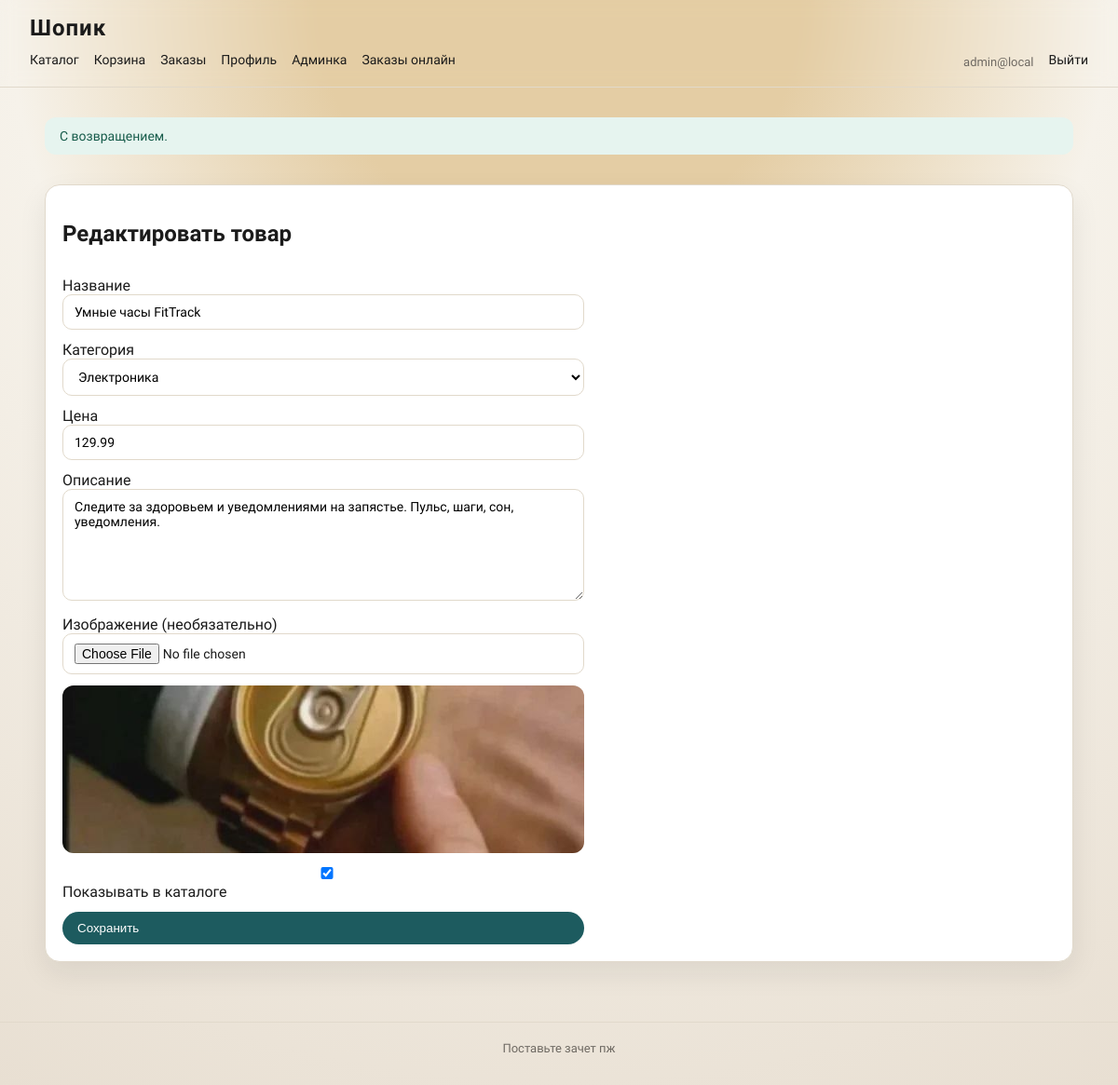
The app's page /admin/product_edit.php?id=13 (signed in) with its own data.
### tables this page shows
CREATE TABLE users (
            id INTEGER PRIMARY KEY AUTOINCREMENT,
            email TEXT NOT NULL UNIQUE,
            password_hash TEXT NOT NULL,
            role TEXT NOT NULL DEFAULT "user",
            created_at TEXT NOT NULL DEFAULT CURRENT_TIMESTAMP
        );

CREATE TABLE products (
            id INTEGER PRIMARY KEY AUTOINCREMENT,
            category_id INTEGER NULL,
            name TEXT NOT NULL,
            description TEXT NOT NULL,
            price REAL NOT NULL,
            image_path TEXT NULL,
            is_active INTEGER NOT NULL DEFAULT 1,
            FOREIGN KEY (category_id) REFERENCES categories(id) ON DELETE SET NULL
        );

CREATE TABLE categories (
            id INTEGER PRIMARY KEY AUTOINCREMENT,
            name TEXT NOT NULL
        );

### db.php (called while the page is built, shortened)
<?php
function db(): PDO
{
    static $pdo = null;
    if ($pdo instanceof PDO) {
        return $pdo;
    }
    $dbPath = __DIR__ . '/data/shop.sqlite';
    $pdo = new PDO('sqlite:' . $dbPath);
    $pdo->setAttribute(PDO::ATTR_ERRMODE, PDO::ERRMODE_EXCEPTION);
    $pdo->exec('PRAGMA foreign_keys = ON');
    init_db($pdo);
    return $pdo;
}
function init_db(PDO $pdo): void
{
    $pdo->exec(
        'CREATE TABLE IF NOT EXISTS users (
            id INTEGER PRIMARY KEY AUTOINCREMENT,
            email TEXT NOT NULL UNIQUE,
            password_hash TEXT NOT NULL,
            role TEXT NOT NULL DEFAULT "user",
            created_at TEXT NOT NULL DEFAULT CURRENT_TIMESTAMP
        )'
    );
    $pdo->exec(
        'CREATE TABLE IF NOT EXISTS categories (
            id INTEGER PRIMARY KEY AUTOINCREMENT,
            name TEXT NOT NULL
        )'
    );
    $pdo->exec(
        'CREATE TABLE IF NOT EXISTS products (
            id INTEGER PRIMARY KEY AUTOINCREMENT,
            category_id INTEGER NULL,
            name TEXT NOT NULL,
            description TEXT NOT NULL,
            price REAL NOT NULL,
            image_path TEXT NULL,
            is_active INTEGER NOT NULL DEFAULT 1,
            FOREIGN KEY (category_id) REFERENCES categories(id) ON DELETE SET NULL
        )'
    );
    $pdo->exec(
        'CREATE TABLE IF NOT EXISTS cart_items (
            id INTEGER PRIMARY KEY AUTOINCREMENT,
            user_id INTEGER NOT NULL,
            product_id INTEGER NOT NULL,
            qty INTEGER NOT NULL DEFAULT 1,
            UNIQUE(user_id, product_id),
            FOREIGN KEY (user_id) REFERENCES users(id) ON DELETE CASCADE,
            FOREIGN KEY (product_id) REFERENCES products(id) ON DELETE CASCADE
        )'
    );
    $pdo->exec(
        'CREATE TABLE IF NOT EXISTS orders (
            id INTEGER PRIMARY KEY AUTOINCREMENT,
            user_id INTEGER NOT NULL,
            status TEXT NOT NULL DEFAULT "new",
            created_at TEXT NOT NULL DEFAULT CURRENT_TIMESTAMP,
            FOREIGN KEY (user_id) REFERENCES users(id) ON DELETE CASCADE
        )'
    );
    $pdo->exec(
        'CREATE TABLE IF NOT EXISTS order_items (
            id INTEGER PRIMARY KEY AUTOINCREMENT,
            order_id INTEGER NOT NULL,
            product_id INTEGER NOT NULL,
            qty INTEGER NOT NULL,
            price REAL NOT NULL,
            FOREIGN KEY (order_id) REFERENCES orders(id) ON DELETE CASCADE,
            FOREIGN KEY (product_id) REFERENCES products(id) ON DELETE CASCADE
        )'
    );
    $adminExists = (int) $pdo->query("SELECT COUNT(*) FROM users WHERE role = 'admin'")->fetchColumn();
}
function e($value): string
{
    return htmlspecialchars((string) $value, ENT_QUOTES, 'UTF-8');
}
function current_user(): ?array
{
    static $cached = null;
    if ($cached !== null) {
        return $cached;
    }
    $stmt = db()->prepare('SELECT id, email, role FROM users WHERE id = ?');
    $stmt->execute([$_SESSION['user_id']]);
    $user = $stmt->fetch(PDO::FETCH_ASSOC) ?: null;
    $cached = $user;
    return $cached;
}
function is_admin(): bool
{
    $user = current_user();
    return $user && $user['role'] === 'admin';
}
function require_admin(): void
{
    if (!is_admin()) {
        header('Location: /login.php');
        exit;
    }
}
function flash(string $key, ?string $value = null): ?string
{
    if (!empty($_SESSION['flash'][$key])) {
        $msg = (string) $_SESSION['flash'][$key];
        return $msg;
    }
    return null;
}

### admin/product_edit.php (the view, shortened to what this page needs)
<?php
require_once __DIR__ . '/../db.php';
require_admin();
$pdo = db();
$categories = $pdo->query('SELECT id, name FROM categories ORDER BY name')->fetchAll(PDO::FETCH_ASSOC);
$productId = (int) ($_GET['id'] ?? $_POST['id'] ?? 0);
$product = null;
if ($productId > 0) {
    $stmt = $pdo->prepare('SELECT * FROM products WHERE id = ?');
    $stmt->execute([$productId]);
    $product = $stmt->fetch(PDO::FETCH_ASSOC) ?: null;
}
$page_title = $product ? 'Редактировать товар' : 'Добавить товар';
include __DIR__ . '/../partials/header.php';
?>
<section class="card">
    <h2><?= e($page_title) ?></h2>
    <form class="form" method="post" enctype="multipart/form-data" action="/admin/product_edit.php">
        <label>
            Название
            <input type="text" name="name" value="<?= e($product['name'] ?? '') ?>" required>
        </label>
        <label>
            Категория
            <select name="category_id">
                <?php foreach ($categories as $category): ?>
                    <option value="<?= (int) $category['id'] ?>" <?= ($product && (int) $product['category_id'] === (int) $category['id']) ? 'selected' : '' ?>>
                        <?= e($category['name']) ?>
                    </option>
                <?php endforeach; ?>
            </select>
        </label>
        <label>
            Цена
            <input type="number" name="price" step="0.01" min="0" value="<?= e($product['price'] ?? '') ?>" required>
        </label>
        <label>
            Описание
            <textarea name="description" required><?= e($product['description'] ?? '') ?></textarea>
        </label>
        <label>
            Изображение (необязательно)
            <input type="file" name="image" accept="image/*">
        </label>
        <?php if (!empty($product['image_path'])): ?>
            <img class="product-image" src="<?= e($product['image_path']) ?>" alt="<?= e($product['name']) ?>">
        <?php endif; ?>
        <label>
            <input type="checkbox" name="is_active" <?= (!isset($product['is_active']) || $product['is_active']) ? 'checked' : '' ?>>
            Показывать в каталоге
        </label>
        <button type="submit">Сохранить</button>
    </form>
</section>
<?php include __DIR__ . '/../partials/footer.php'; ?>

### partials/header.php (shortened to what this page needs)
<?php
$user = current_user();
?>
<!doctype html>
<html lang="ru">
<head>
    <link rel="stylesheet" href="/assets/css/style.css">
</head>
<body>
<div class="page">
    <header class="site-header">
        <div class="logo"><a href="/">Шопик</a></div>
        <nav class="site-nav">
            <a href="/">Каталог</a>
            <?php if ($user): ?>
                <a href="/cart.php">Корзина</a>
                <a href="/my_orders.php">Заказы</a>
                <a href="/profile.php">Профиль</a>
            <?php endif; ?>
            <?php if ($user && $user['role'] === 'admin'): ?>
                <a href="/admin/index.php">Админка</a>
                <a href="/admin/orders.php">Заказы онлайн</a>
            <?php endif; ?>
            <?php if ($user): ?>
                <span class="nav-user"><?= e($user['email']) ?></span>
                <a href="/logout.php">Выйти</a>
            <?php else: ?>
                <a href="/login.php">Войти</a>
                <a href="/register.php">Регистрация</a>
            <?php endif; ?>
        </nav>
    </header>
    <main class="site-main">
        <?php if ($msg = flash('success')): ?>
            <div class="alert success"><?= e($msg) ?></div>
        <?php endif; ?>

### assets/css/style.css (style rules this page uses)
:root { --bg: #f6f2ea; --bg-accent: #e8dfd2; --ink: #1b1b1b; --muted: #6f6a63; --accent: #1d5b5f; --accent-2: #c07c2d; --card: #ffffff; --line: #e1d9cb; --shadow: 0 12px 30px rgba(27, 27, 27, 0.08); }
* { box-sizing: border-box; }
body { margin: 0; font-family: 'Source Sans 3', sans-serif; color: var(--ink); background: radial-gradient(circle at top, #e4cda4 20%, var(--bg) 45%, var(--bg-accent) 100%); min-height: 100vh; }
.page { min-height: 100vh; display: flex; flex-direction: column; }
.site-header { position: sticky; top: 0; background: radial-gradient(linear at top, #e4cda4 20%, var(--bg) 85%, var(--bg-accent) 100%); backdrop-filter: blur(8px); border-bottom: 1px solid var(--line); padding: 16px 32px; z-index: 10; }
.logo a { font-size: 24px; letter-spacing: 0.04em; text-decoration: none; color: var(--ink); font-weight: 600; }
.site-nav { display: flex; flex-wrap: wrap; gap: 16px; align-items: center; margin-top: 12px; font-size: 14px; }
.site-nav a { text-decoration: none; color: var(--ink); padding-bottom: 4px; border-bottom: 1px solid transparent; transition: border-color 0.2s ease; }
.nav-user { font-size: 13px; color: var(--muted); }
.site-main { width: min(1120px, 92vw); margin: 32px auto 64px; display: flex; flex-direction: column; gap: 32px; }
.card { background: var(--card); border: 1px solid var(--line); border-radius: 16px; padding: 18px; box-shadow: var(--shadow); display: flex; flex-direction: column; gap: 12px; }
.product-image { width: 100%; height: 180px; border-radius: 12px; object-fit: cover; background: #f1ece3; }
.button, button { border: none; border-radius: 999px; padding: 10px 16px; background: var(--accent); color: white; font-weight: 500; cursor: pointer; text-decoration: none; display: inline-flex; align-items: center; gap: 6px; }
.form { display: grid; gap: 12px; max-width: 560px; }
input, textarea, select { width: 100%; padding: 10px 12px; border-radius: 10px; border: 1px solid var(--line); font-family: inherit; font-size: 14px; background: #fff; }
textarea { min-height: 120px; resize: vertical; }
.alert { padding: 12px 16px; border-radius: 12px; font-size: 14px; }
.alert.success { background: #e6f4ef; color: #175c4b; }

### records on screen
users: email "admin@local"
products: name "Умные часы FitTrack", category_id "Электроника", price "129.99", description "Следите за здоровьем и уведомлениями на запястье. Пульс, шаги, сон, уведомления.", image_path (picture), is_active "☑"

### other values on screen
$msg "С возвращением."
$page_title "Редактировать товар"
